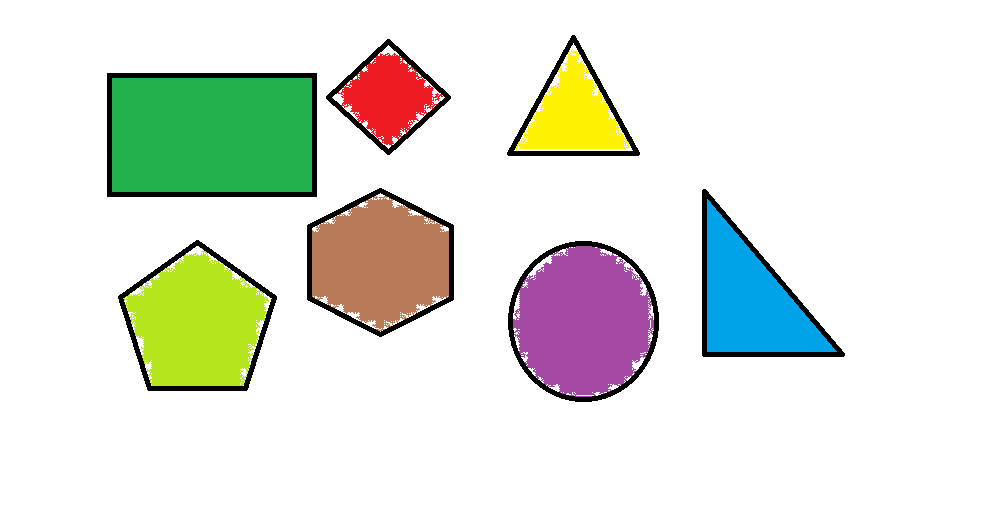
#> input picture Menu/project_py/shape.png, 1005 x 517 px
$ python -i shape.py   (imports and definitions only)
#> lines starting #> are read from the running program, lines starting #| are printed output that depends on the picture; after the words box and inside, x2 and y2 are one past the last pixel; in counts of white or black regions, pixels touching at a corner belong together
import sys
import cv2 as cv
import numpy as np
import matplotlib.pyplot as plt

# Load the image and convert it to grayscale:
def shape(filePath):
    # Load image:
#> called with filePath = 'shape.png'
    img = cv.imread(filePath)
#> img is the input picture: shape (517, 1005, 3); mean B, G, R 220.8, 229.8, 225.6

    imgGray = cv.cvtColor(img, cv.COLOR_BGR2GRAY)
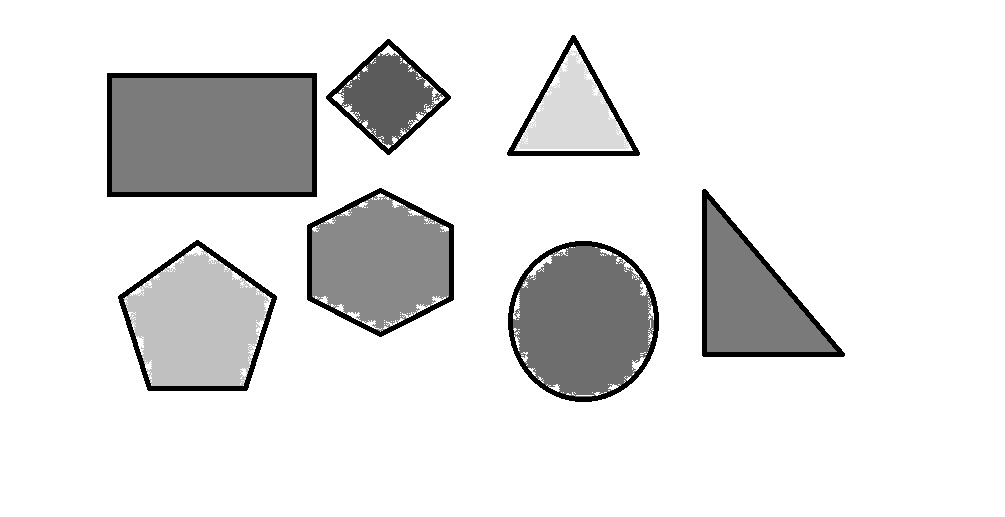
#> imgGray: shape (517, 1005); min 0, max 255, mean 227.5

    # [10 lines of commented-out code are left out]
    ret, threshImg = cv.threshold(imgGray, 50, 255, cv.THRESH_BINARY_INV)
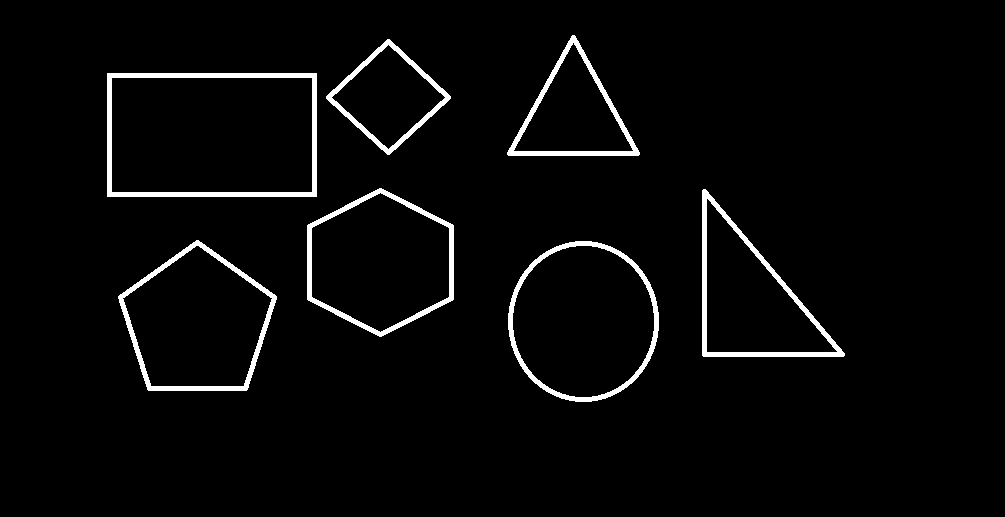
#> threshImg: shape (517, 1005); 3.2% white; 7 white regions


    # gray to RGB
    # imgRGB = cv.cvtColor(threshImg, cv.COLOR_GRAY2RGB)
    # plt.subplot(222)
    # plt.imshow(imgRGB)

    # Find contours using the thresholded image:
    contours, hierarchy = cv.findContours(threshImg, cv.RETR_EXTERNAL, cv.CHAIN_APPROX_NONE)
#> contours = 7 contours; box (x1, y1, x2, y2) and area: (107, 73, 317, 197) 25707, (508, 241, 659, 402) 18859, (118, 240, 277, 391) 16606, (307, 188, 454, 337) 16293, (702, 189, 845, 357) 12313, (507, 35, 640, 156) 8238, (326, 39, 451, 155) 7377

    # number of detected contours:
    print(f"detected contours: {len(contours)}")
#| detected contours: 7

    # approxPolyDP():
    imgApproxPolyDP = img.copy()
    for contour in contours:
        perimeter = cv.arcLength(contour, True)
        epsilon = 0.03 * perimeter
        approxPolyDP = cv.approxPolyDP(contour, epsilon, True)


        color = (0, 255, 255)
        thickness = 5
        # draw line
        for approx in approxPolyDP:
            cv.drawContours(imgApproxPolyDP, [approx], 0, color, thickness)
        color = (255, 255, 0)
        thickness = 5
        # draw points
        for approx in [approxPolyDP]:
            # draw points
            squeeze = np.squeeze(approx)
            print('contour:',approx.shape, squeeze.shape)
            for p in squeeze:
                pp = tuple(p.reshape(1, -1)[0])
                cv.circle(imgApproxPolyDP, pp, 10, color, -1)


        # determine shape
        verticeNumber = len(approxPolyDP)
        if verticeNumber == 3:
            vertice_shape = (verticeNumber, 'Triangle')
        elif verticeNumber == 4:
            # get aspect ratio
            x, y, width, height = cv.boundingRect(approxPolyDP)
            aspectRatio = float(width) / height
            #print(aspectRatio)
            if 0.90 < aspectRatio < 1.1:
                vertice_shape = (verticeNumber, 'Square')
            else:
                vertice_shape = (verticeNumber, 'Rectangle')
        elif verticeNumber == 5:
            vertice_shape = (verticeNumber, 'Pentagon')
        elif verticeNumber == 6:
            vertice_shape = (verticeNumber, 'Hexagon')
        elif verticeNumber == 7:
            vertice_shape = (verticeNumber, "Heptagon")
        else:
            vertice_shape = (verticeNumber, 'Circle')
    # [10 lines of commented-out code are left out]
        M = cv.moments(contour)

        # The center or centroid can be calculated as follows:
        cX = int(M['m10'] / M['m00'])
        cY = int(M['m01'] / M['m00'])

        # Get the position to draw:
        text = vertice_shape[1]
        fontFace = cv.FONT_HERSHEY_SIMPLEX
        fontScale = 1
        thickness = 3
        text_size = cv.getTextSize(text, fontFace, fontScale, thickness)[0]

        text_x = cX - text_size[0] / 2
        text_x = round(text_x)
        text_y = cY + text_size[1] / 2
        text_y = round(text_y)

        # Write the ordering of the shape on the center of shapes
        color = (0, 0, 0)
        cv.putText(imgApproxPolyDP, text, (text_x, text_y), fontFace, fontScale, color, thickness)
#> this loop made 7 passes
#> (perimeter, epsilon, approxPolyDP, verticeNumber, width, height) on passes 5 to 6: (664, 19.92, [[107, 73], [107, 196], [316, 196], [316, 73]], 4, 210, 124), (345.6, 10.37, [[387, 39], [326, 98], [389, 154], [450, 96]], 4, 125, 116)
#> (perimeter, epsilon, approxPolyDP, verticeNumber, vertice_shape, cX, cY, text) on passes 3, 7: (534.8, 16.04, [[703, 189], [702, 355], [843, 356]], 3, (3, 'Triangle'), 750, 299, 'Triangle'), (426.7, 12.8, [[572, 35], [507, 154], [638, 155]], 3, (3, 'Triangle'), 573, 114, 'Triangle')
#| contour: (8, 1, 2) (8, 2)
#| contour: (5, 1, 2) (5, 2)
#| contour: (3, 1, 2) (3, 2)
#| contour: (6, 1, 2) (6, 2)
#| contour: (4, 1, 2) (4, 2)
#| contour: (4, 1, 2) (4, 2)
#| contour: (3, 1, 2) (3, 2)
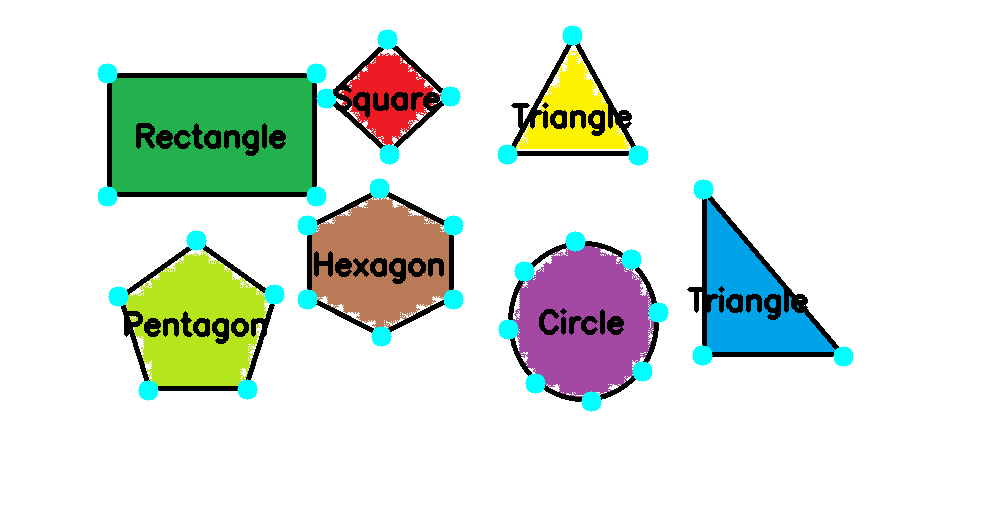
#> imgApproxPolyDP: shape (517, 1005, 3); 3.98% of pixels changed, all inside (x1, y1, x2, y2) = (97, 25, 854, 412)

    cv.imshow("Original", img)


    k = cv.waitKey(0)
#> (key q is pressed here)
    x = cv.waitKey(0)
#> (key q is pressed here)
    if k == ord("q"):
        cv.imshow("Thresh_Image", threshImg)
        x = cv.waitKey(0)
#> (key q is pressed here)

    if x == ord("s"):
        cv.imshow("Sorted", imgApproxPolyDP)
        y = cv.waitKey(0)


    cv.destroyAllWindows()
    # [6 lines of commented-out code are left out]

>>> result = shape('shape.png')
